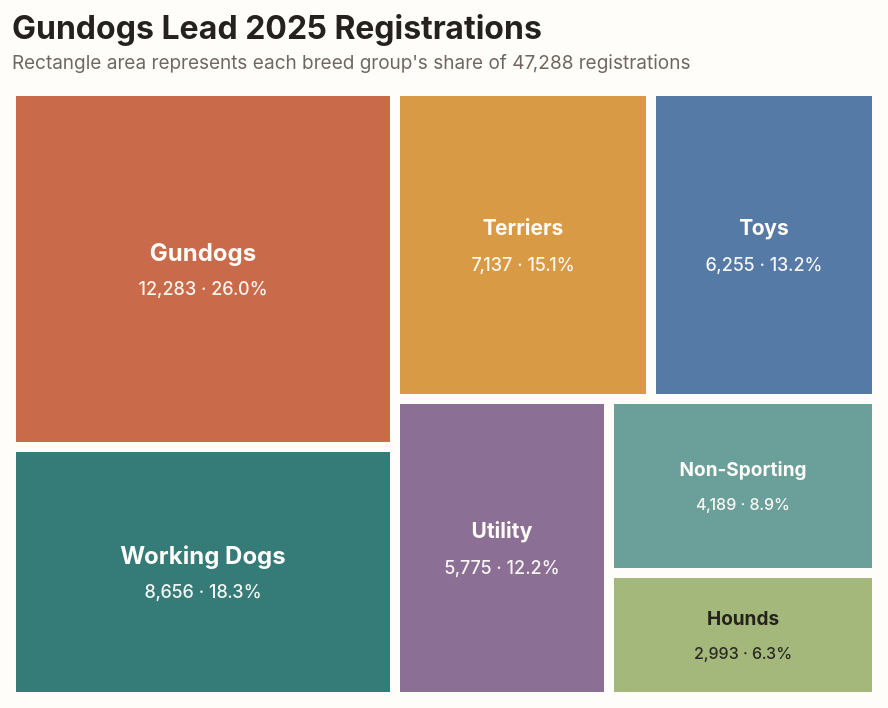

Express this chart as Vega-Lite.
### Vega specification from a JSON file in a GitHub repository (floating-point values rounded to 4 significant figures)
{"$schema": "https://vega.github.io/schema/vega/v6.json", "width": 430, "height": 300, "padding": 6, "background": "#FFFDF9", "title": {"text": "Gundogs Lead 2025 Registrations", "subtitle": "Rectangle area represents each breed group's share of 47,288 registrations", "anchor": "start", "font": "Inter", "fontSize": 16, "fontWeight": 700, "subtitleFont": "Inter", "subtitleFontSize": 9.5, "subtitleColor": "#6F675F", "subtitlePadding": 4, "color": "#24211E", "offset": 10}, "signals": [{"name": "hoverGroup", "value": null, "on": [{"events": "@tiles:mouseover", "update": "datum.id"}, {"events": "@tiles:mouseout", "update": "null"}, {"events": "@groupLabels:mouseover", "update": "datum.id"}, {"events": "@groupLabels:mouseout", "update": "null"}]}], "data": [{"name": "tree", "values": [{"id": "All", "parent": null, "value": 0}, {"id": "Gundogs", "parent": "All", "value": 12283, "share": 26.0}, {"id": "Working Dogs", "parent": "All", "value": 8656, "share": 18.3}, {"id": "Terriers", "parent": "All", "value": 7137, "share": 15.1}, {"id": "Toys", "parent": "All", "value": 6255, "share": 13.2}, {"id": "Utility", "parent": "All", "value": 5775, "share": 12.2}, {"id": "Non-Sporting", "parent": "All", "value": 4189, "share": 8.9}, {"id": "Hounds", "parent": "All", "value": 2993, "share": 6.3}], "transform": [{"type": "stratify", "key": "id", "parentKey": "parent"}, {"type": "treemap", "field": "value", "sort": {"field": "value", "order": "descending"}, "round": true, "method": "binary", "size": [430, 300], "paddingInner": 3}]}, {"name": "leaves", "source": "tree", "transform": [{"type": "filter", "expr": "datum.depth === 1"}, {"type": "formula", "expr": "datum.id === 'Hounds' ? '#24211E' : '#FFFDF9'", "as": "LabelColor"}]}], "scales": [{"name": "groupColor", "type": "ordinal", "domain": ["Gundogs", "Working Dogs", "Terriers", "Toys", "Utility", "Non-Sporting", "Hounds"], "range": ["#C96A4A", "#357C78", "#D99A45", "#557AA6", "#8C6F94", "#6A9F9A", "#A3B87A"]}], "marks": [{"name": "tiles", "type": "rect", "from": {"data": "leaves"}, "encode": {"enter": {"x": {"field": "x0"}, "x2": {"field": "x1"}, "y": {"field": "y0"}, "y2": {"field": "y1"}, "fill": {"scale": "groupColor", "field": "id"}, "stroke": {"value": "#FFFDF9"}, "strokeWidth": {"value": 2}, "cursor": {"value": "pointer"}, "tooltip": {"signal": "datum.id + ': ' + format(datum.value, ',') + ' registrations (' + format(datum.share, '.1f') + '%)'"}}, "update": {"opacity": {"signal": "hoverGroup === null || hoverGroup === datum.id ? 1 : 0.28"}}, "hover": {"strokeWidth": {"value": 4}}}}, {"name": "groupLabels", "type": "text", "from": {"data": "leaves"}, "encode": {"enter": {"x": {"signal": "(datum.x0 + datum.x1) / 2"}, "y": {"signal": "(datum.y0 + datum.y1) / 2 - 8"}, "align": {"value": "center"}, "baseline": {"value": "middle"}, "text": {"field": "id"}, "font": {"value": "Inter"}, "fontSize": {"signal": "datum.value >= 8000 ? 12 : datum.value >= 5000 ? 10.5 : 9.5"}, "fontWeight": {"value": 700}, "fill": {"field": "LabelColor"}, "limit": {"signal": "max(35, datum.x1 - datum.x0 - 12)"}, "cursor": {"value": "pointer"}}, "update": {"opacity": {"signal": "hoverGroup === null || hoverGroup === datum.id ? 1 : 0.28"}}}}, {"type": "text", "from": {"data": "leaves"}, "encode": {"enter": {"x": {"signal": "(datum.x0 + datum.x1) / 2"}, "y": {"signal": "(datum.y0 + datum.y1) / 2 + 10"}, "align": {"value": "center"}, "baseline": {"value": "middle"}, "text": {"signal": "format(datum.value, ',') + ' · ' + format(datum.share, '.1f') + '%'"}, "font": {"value": "Inter"}, "fontSize": {"signal": "datum.value >= 5000 ? 9 : 8"}, "fontWeight": {"value": 500}, "fill": {"field": "LabelColor"}, "limit": {"signal": "max(35, datum.x1 - datum.x0 - 12)"}}, "update": {"opacity": {"signal": "hoverGroup === null || hoverGroup === datum.id ? 0.95 : 0.28"}}}}]}
